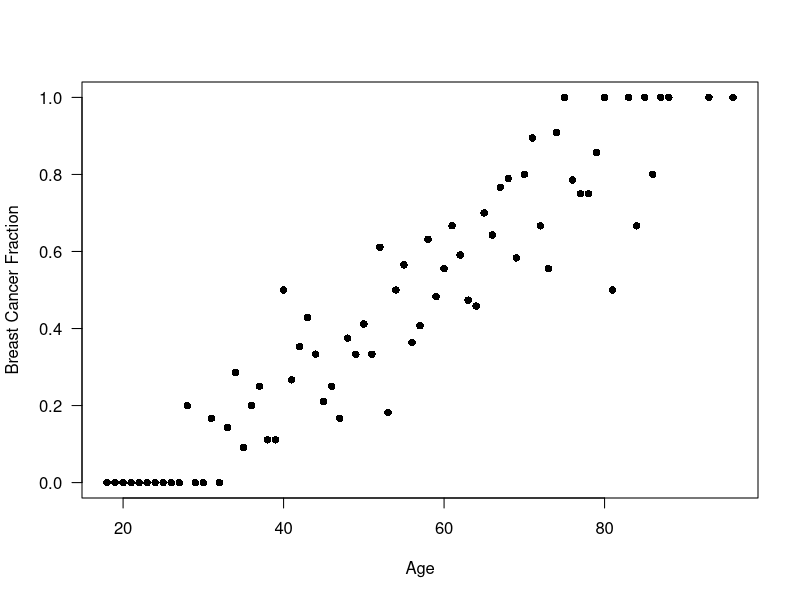
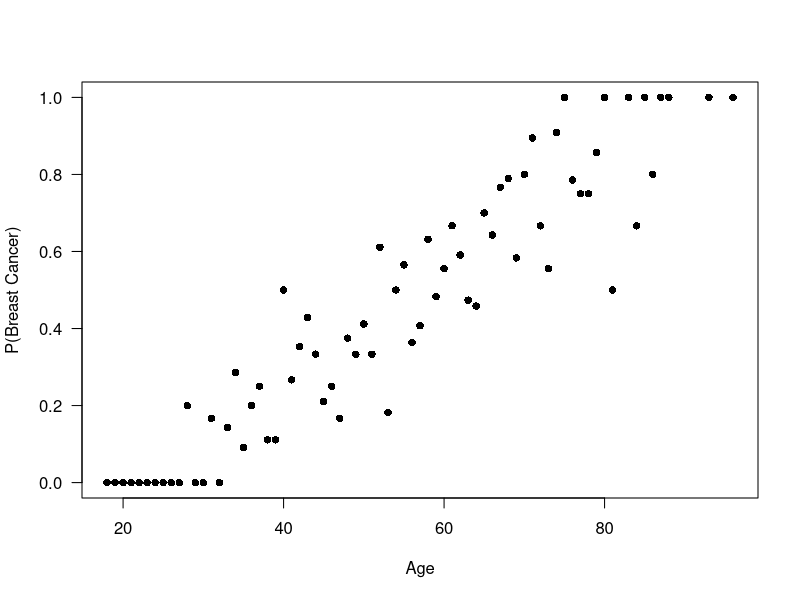
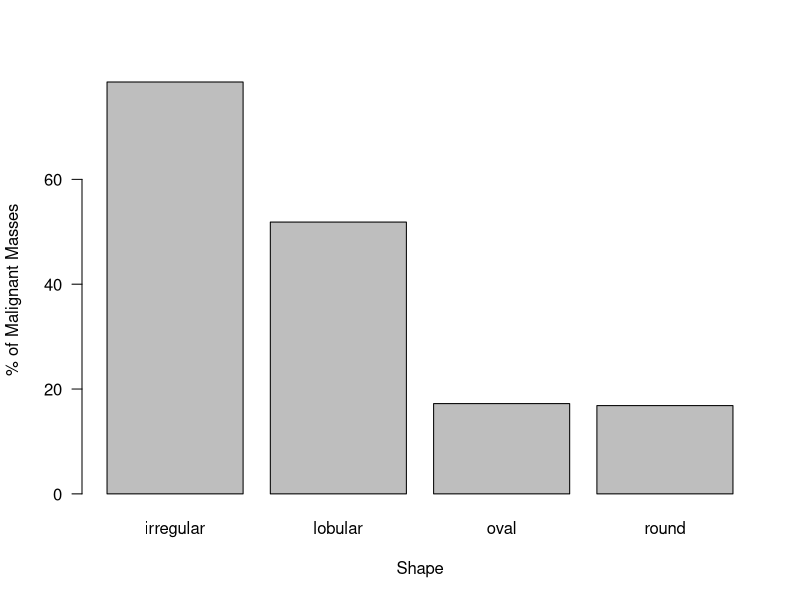
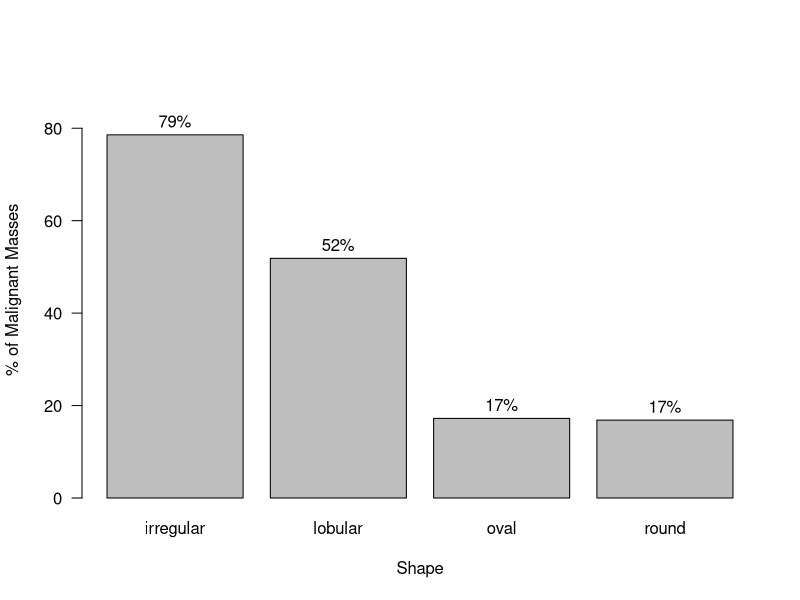
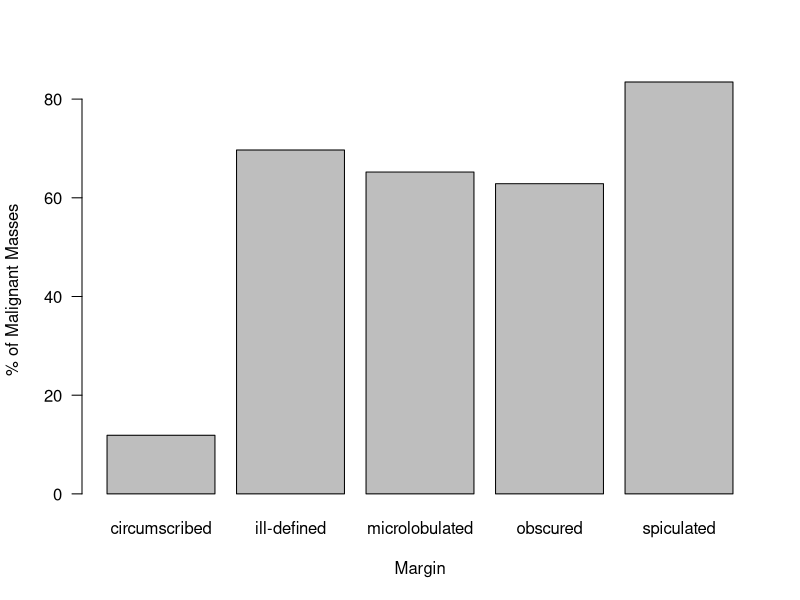
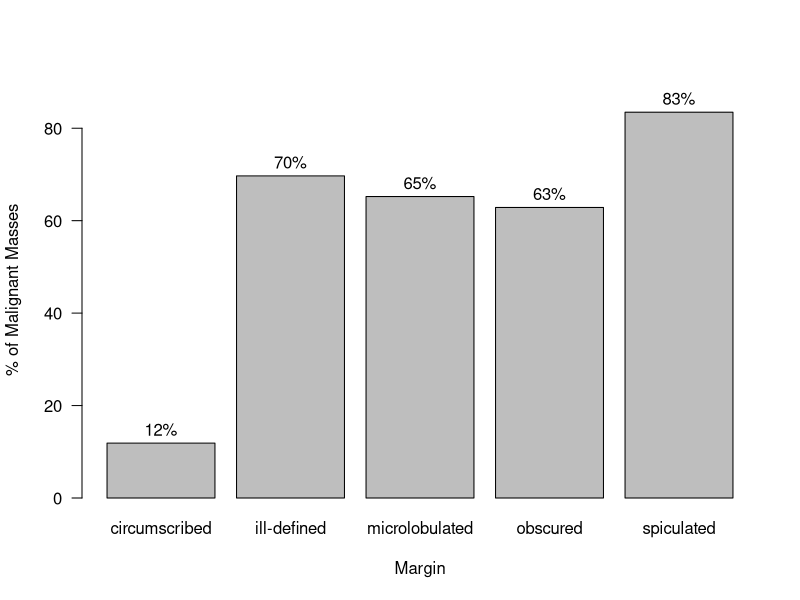
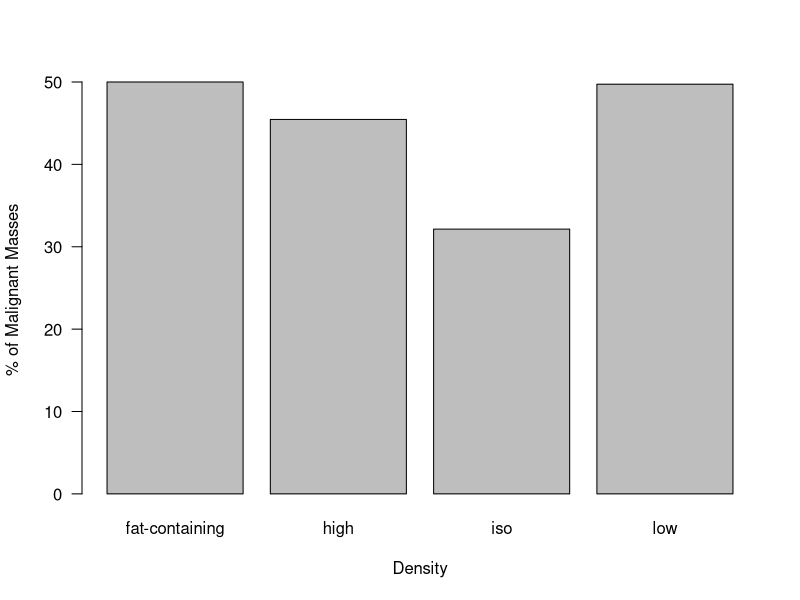
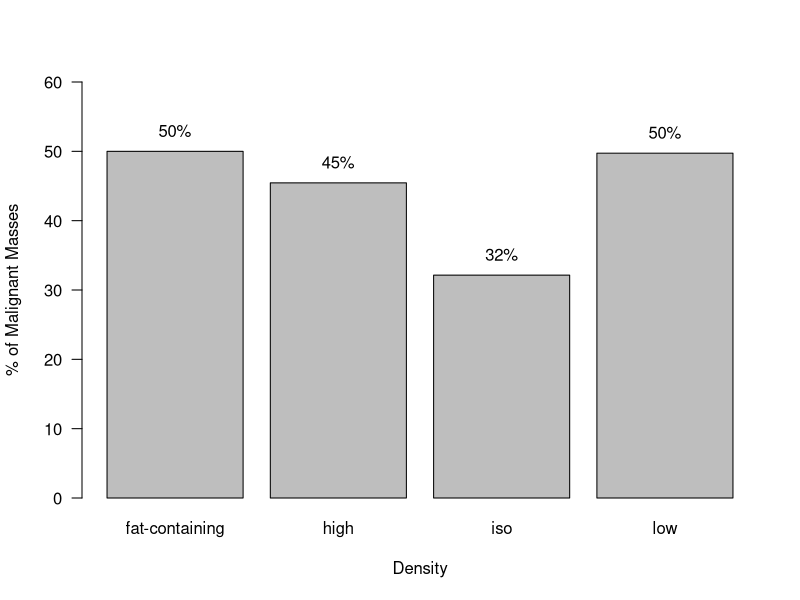

These figures' R source, in order:
## ---- chunk 1
# Disable the comments in R outputs
knitr::opts_chunk$set(comment = NA)
## ---- chunk 2
q_num <- 1L
## ---- chunk 3
mammo <- read.table("mammographic_masses_cleaned.txt", header=TRUE)
## ---- chunk 4
q_num <- q_num+1L
## ---- chunk 5
f_age <- with(mammo, tapply(severity, age, mean))
age <- as.numeric(names(f_age))
## ---- chunk 6
plot(f_age ~ age, pch=16, las=1, xlab="Age", ylab="Breast Cancer Fraction")
## ---- chunk 7
logit.age <- glm(severity ~ as.factor(age), data=mammo, family=binomial)
plot(logit.age$fitted.values ~ mammo$age, pch=16, las=1, xlab="Age", 
     ylab="P(Breast Cancer)")
## ---- chunk 8
q_num <- q_num + 1L
## ---- chunk 9
(p_shape <- with(mammo, tapply(severity, shape, mean)*100))
## ---- chunk 10
barplot(p_shape, las=1, xlab="Shape", ylab="% of Malignant Masses")
## ---- chunk 11
my_barplot = function(x,...) {
  # calculate percentage
  # round percents to 2 sig. fig. and change it to a character
  perc_char = paste0(as.character(signif(x,2)),"%")
  # set ymax on the plot
  yup = signif(min(100,max(x)+10),1)
  mp = barplot(x,ylim=c(0,yup),las=1,...)
  # Add percent value above each bar
  text(mp,x+3,labels=perc_char )
}
## ---- chunk 12
my_barplot(p_shape, xlab="Shape", ylab="% of Malignant Masses")
## ---- chunk 13
q_num <- q_num + 1L
## ---- chunk 14
(p_margin <- with(mammo, tapply(severity, margin, mean)*100))
barplot(p_margin, las=1, xlab="Margin", ylab="% of Malignant Masses")
## ---- chunk 15
my_barplot(p_margin, xlab="Margin", ylab="% of Malignant Masses")
## ---- chunk 16
q_num <- q_num + 1L
## ---- chunk 17
(p_density <- with(mammo, tapply(severity, density, mean)*100))
barplot(p_density, las=1, xlab="Density", ylab="% of Malignant Masses")
## ---- chunk 18
my_barplot(p_density, xlab="Density", ylab="% of Malignant Masses")
## ---- chunk 19
q_num <- q_num + 1L
## ---- chunk 20
logit.model <- glm(severity ~ age+shape+margin+density, data=mammo, family=binomial)
summary(logit.model)
## ---- chunk 21
q_num <- q_num + 1L
## ---- chunk 22
pred <- as.integer(logit.model$fitted.values > 0.5)
## ---- chunk 23
(p_misclassify <- mean(pred != mammo$severity))
## ---- chunk 24
(p1 <- mean(pred[mammo$severity==0]))
## ---- chunk 25
(p2 <- mean(pred[mammo$severity==1]==0))
## ---- chunk 26
(cm <- with(mammo, table(pred,severity)))
## ---- chunk 27
n <- nrow(mammo)
## ---- chunk 28
q_num <- q_num + 1L
## ---- chunk 29
pred_new <- as.integer(logit.model$fitted.values > 0.3)
(p1_new <- mean(pred_new[mammo$severity==0]))
(p2_new <- mean(pred_new[mammo$severity==1]==0))
